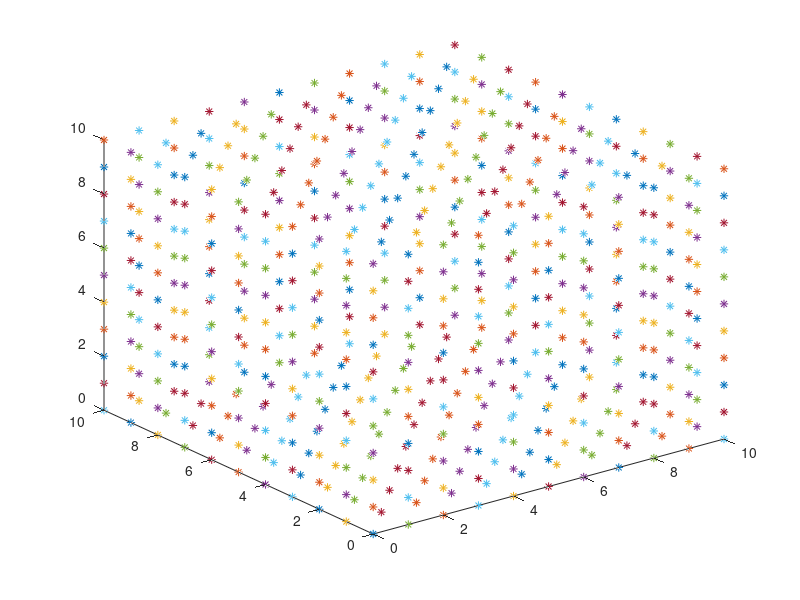
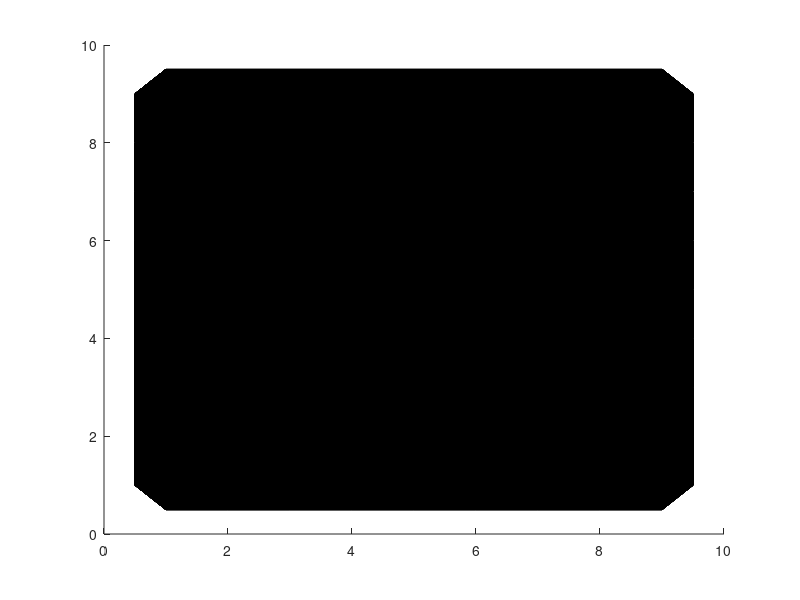

Write the MATLAB code that produced these figures, in order. (Note: this script raises an error after producing the figures.)
close all;
clear all;
clc
points = 0:1:10;
[x,y,z] = meshgrid(points,points,points);
[m,n,p] = size(x);
v = ones(m,n,p);
for i=1:m
    for j = 1:n
        for k = 1:p
            if (z(i,j,k) == 10 || x(i,j,k)==0 || y(i,j,k)==0 || z(i,j,k) == 0 || x(i,j,k)== 10 || y(i,j,k)==10)
                v(i,j,k) = 1;
                plot3(x(i,j,k),y(i,j,k),z(i,j,k),'*')
                hold on 
            else 
                v(i,j,k) = 0;
            end
        end
    end
end

figure
fv = patch(isosurface(x,y,z,v,0.5));
isonormals(x,y,z,v,fv);
[f,v] = isocaps(x,y,z,v,0.99999999999);
fv.FaceColor = 'blue';
fv.EdgeColor = 'none';
view(3);
camlight
lighting flat
% axis([-5 15 -5 15]) ;
axis equal tight 
svlcad('Cube.stl',f,v);